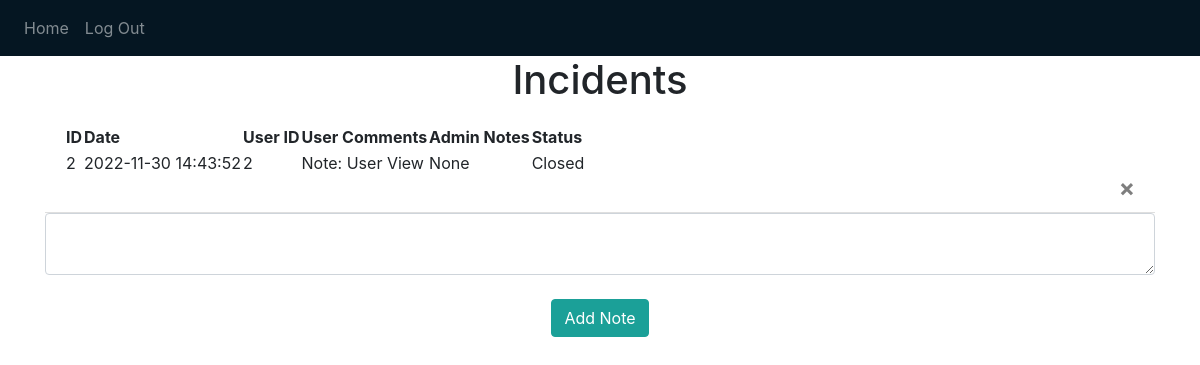
/ (signed in), run on an earlier commit of the app's database.
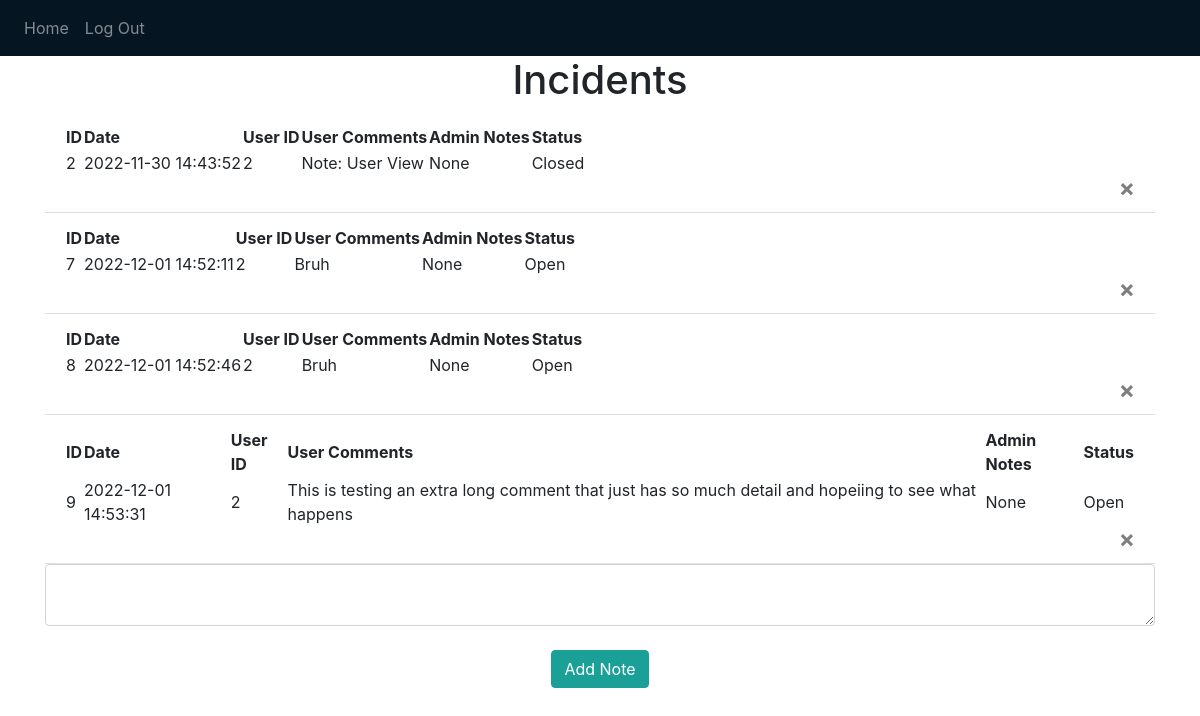
And on a later commit of the database.
### website/models.py (models this page shows)
class Note(db.Model):
    id = db.Column(db.Integer, primary_key=True) #ID incremeneted on its own
    data = db.Column(db.String(10000)) #Notes from User that created the issue
    date = db.Column(db.DateTime(timezone=True), default=func.now()) #Automatically adds the date for us
    user_id = db.Column(db.Integer, db.ForeignKey('user.id')) #Foreign key is the user.id that created the note
    admin_notes = db.Column(db.String(10000)) #Notes from admin handling issue
    status = db.Column(db.String, default='Open') #False is open, True is closed

### website/views.py (the view, shortened to what this page needs)
@views.route('/', methods = ['GET', 'POST'])
@login_required
def home():
    if (current_user.admin_access == True):
        """if request.method == 'POST': # and request.form["note-submit"]
            note = request.form.get('note')

            if len(note) < 1:
                flash('Comment is too short', category='error')
            else:
                new_note = Note(data=note, user_id=current_user.id, status="Open")
                db.session.add(new_note)
                db.session.commit()
                flash('Incident Added!', category='success') """
        if request.method == 'POST': # and request.form["note-edit"]
            note_id = request.form.get('note_id')
            admin_comments = request.form.get("admin_comments")
            status = request.form.get("note_status")
            note = Note.query.filter_by(id=note_id).first()
            print("*****NOTE EDITING IN ADMIN VIEW******")
            print(note)
            print(type(note))
            if len(admin_comments) < 1:
                flash("Comment is too short", category='error')
            else:
                updated_note = Note(id=note_id, data=note.data, user_id=note.user_id, admin_notes=admin_comments, status=status)
                db.session.delete(note)
                db.session.commit()
                db.session.add(updated_note)
                db.session.commit()
                flash('Incident Edited!', category='success')
        return render_template("admin.html", user=current_user)
    else:
        return render_template("home.html", user=current_user)

### website/__init__.py (called while the page is built)
def create_app():
    app = Flask(__name__)
    app.config['SECRET_KEY'] = 'THIS IS THE SECRET KEY FOR THE APP' #can be anything you want but you want to hide this
    app.config['SQLALCHEMY_DATABASE_URI'] = f'sqlite:///{DB_NAME}' #Telling flask where the databse is located
    db.init_app(app) #initializing database with the app\
    from .views import views
    from .auth import auth
    app.register_blueprint(views, url_prefix='/')
    app.register_blueprint(auth, url_prefix='/')
    from .models import User, Note
    with app.app_context():
        db.create_all()
    login_manager = LoginManager()
    login_manager.login_view = 'auth.login'
    login_manager.init_app(app)
    @login_manager.user_loader
    def load_user(id):
        return User.query.get(int(id))
    return app

### website/templates/home.html
{% extends "base.html" %} {% block title %}Home{% endblock %} {% block content
    %}
    <h1 align="center">Incidents</h1>
    <ul class="list-group list-group-flush" id="notes">
      {% for note in user.notes %}
      <li class="list-group-item">
        <table>
          <tr>
            <th>ID </th>
            <th>Date </th>
            <th>User ID </th>
            <th>User Comments </th>
            <th>Admin Notes</th>
            <th>Status</th>
          </tr>
          <tr>
            <td>{{ note.id }}</td>
            <td>{{ note.date}}</td>
            <td>{{ note.user_id }}</td>
            <td>{{ note.data }}</td>
            <td>{{ note.admin_notes }}</td>
            <td>{{ note.status }}</td>
          </tr>
        </table>
        <button type="button" class="close" onClick="deleteNote({{ note.id }})">
          <span aria-hidden="true">&times;</span>
        </button>
      </li>
      {% endfor %}
    </ul>
    <form method="POST">
      <textarea name="note" id="note" class="form-control"></textarea>
      <br />
      <div align="center">
        <button type="submit" class="btn btn-primary">Add Note</button>
      </div>
    </form>
    {% endblock %}

### website/templates/base.html (shortened to what this page needs)
<!DOCTYPE html>
<html>
    <head>
        <link
            rel="stylesheet"
            href="static/style.css"
        />
    </head>
    <body>
        <nav class="navbar navbar-expand-lg navbar-dark bg-dark">
            <div class="collapse navbar-collapse" id="navbar">
                <div class="navbar-nav">
                    {% if user.is_authenticated %}
                    <a class="nav-item nav-link" id="home" href="/">Home</a>
                    <a class="nav-item nav-link" id="logout" href="/logout">Log Out</a>
                    {% else %}
                    <a class="nav-item nav-link" id="login" href="/login">Login</a>
                    <a class="nav-item nav-link" id="signUp" href="/sign-up">Sign Up</a>
                    {% endif %}
                </div>
            </div>
        </nav>
        <div class="container">
        {% block content %}
        {% endblock %}
        </div>
    </body>
</html>

What changed in the data, as far as the page shows it:
added Note: id "7", date "2022-12-01 14:52:11", user_id "2", data "Bruh", admin_notes "None", status "Open"
added Note: id "8", date "2022-12-01 14:52:46", user_id "2", data "Bruh", admin_notes "None", status "Open"
added Note: id "9", date "2022-12-01 14:53:31", user_id "2", data "This is testing an extra long comment that just has so much detail and hopeiing to see what happens", admin_notes "None", status "Open"
